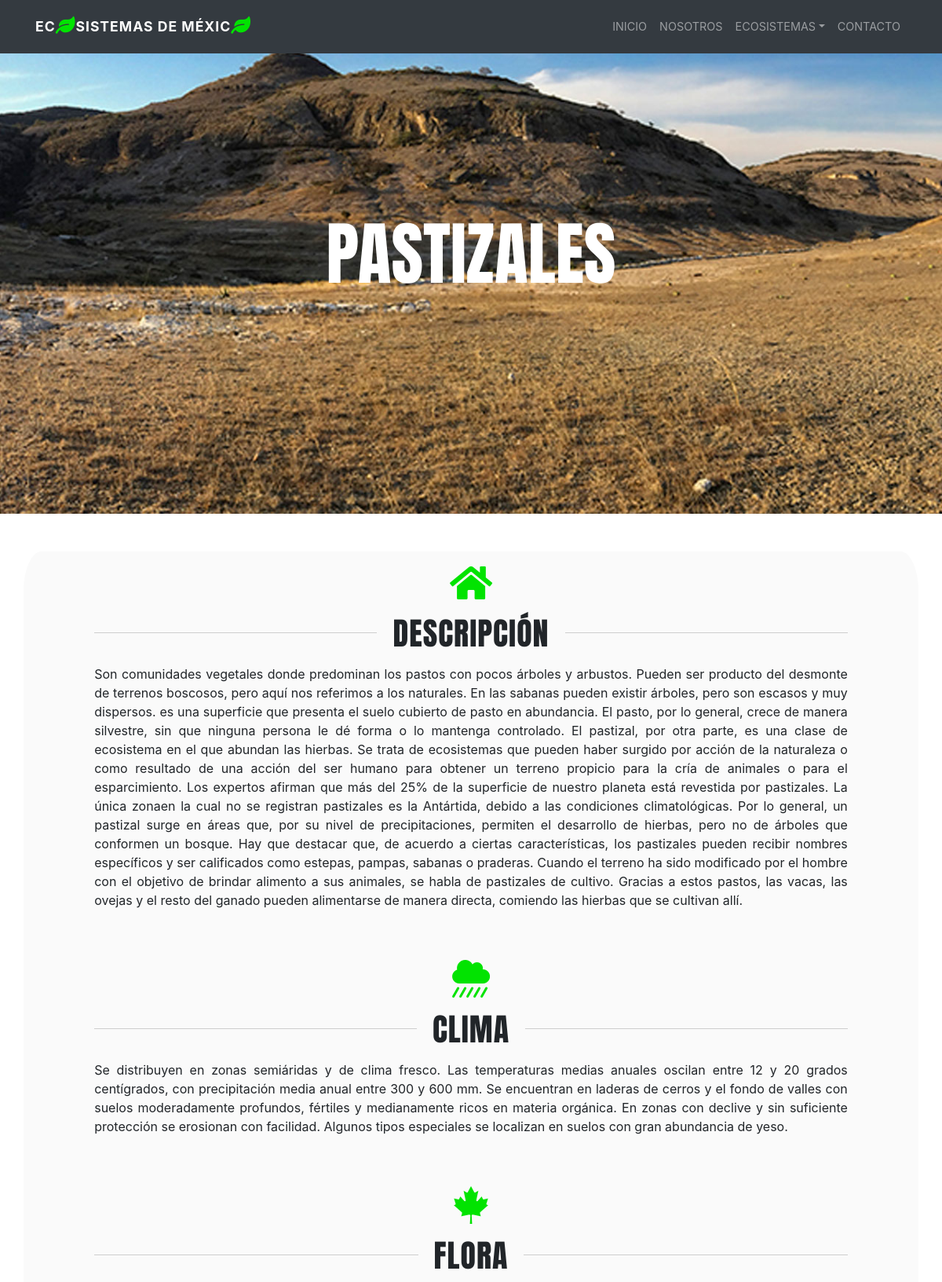
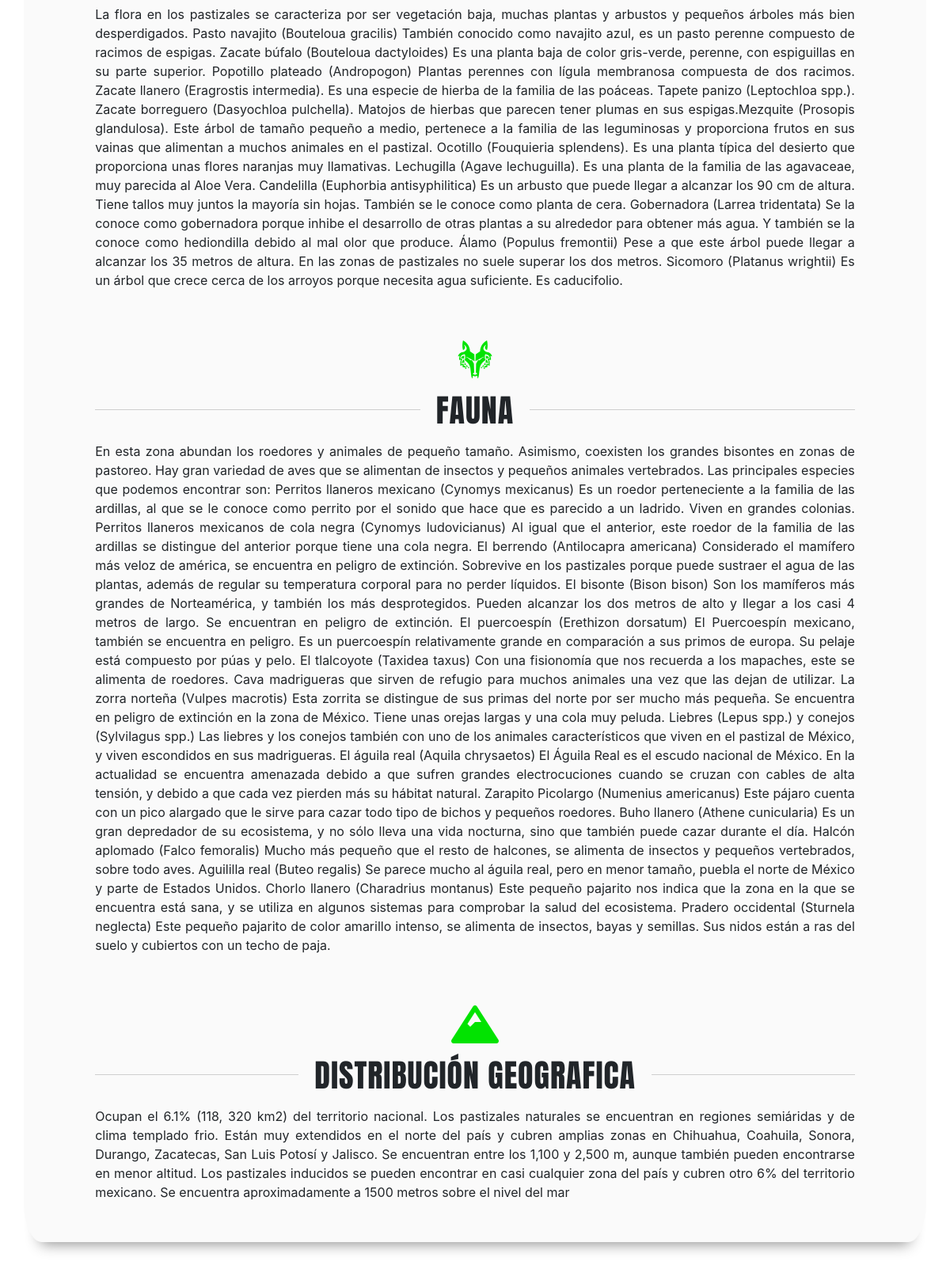
The app's page /pastizales.php (upper part) with its own data (2 pictures, top to bottom).
### tables this page shows
CREATE TABLE `ecosistema` (
  `id` int(11) NOT NULL,
  `nombre` varchar(45) NOT NULL,
  `descripcion` text NOT NULL,
  `clima` text NOT NULL,
  `flora` text NOT NULL,
  `fauna` text NOT NULL,
  `distribucion` text NOT NULL,
  `imagen` varchar(45) NOT NULL
);

### pastizales.php (the view, shortened to what this page needs)
<?php
include 'includes/conexion.php';
?>
<?php
include 'includes/header.php';
?>
<?php
include 'includes/navegacion.php';
?>
<?php
$consulta = "SELECT nombre, descripcion, clima, flora, fauna, distribucion  FROM ecosistema WHERE id='8'";
$resecosistema = mysqli_query($bd,$consulta);
$mostrardatos = mysqli_fetch_array($resecosistema);
 ?>
<div class="pastizales text-center">
  <div class="container">
    <div class="titulo-bgimagen my-5">
      <h1 class="animated wow zoomIn"><?php echo $mostrardatos['nombre'] ?></h1>
    </div>
  </div>
</div>
<div class="container perro">
<div class="my-5 text-center px-5 animated wow bounceInLeft slow" data-wow-delay="200ms">
    <i class="fas fa-home fa-3x pt-3" style="color: #02E301;"></i>
<h2>descripción</h2>
    <p><?php echo $mostrardatos['descripcion'] ?></p>
</div>
<div class="my-5 text-center px-5 animated wow bounceInRight slow" data-wow-delay="400ms">
    <i class="fas fa-cloud-showers-heavy fa-3x pt-3" style="color: #02E301;"></i>
<h2>clima</h2>
    <p><?php echo $mostrardatos['clima'] ?></p>
  </div>
<div class="my-5 text-center px-5  animated wow bounceInLeft slow" data-wow-delay="600ms">
      <i class="fab fa-canadian-maple-leaf fa-3x pt-3" style="color: #02E301;"></i>
<h2>flora</h2>
    <p><?php echo $mostrardatos['flora'] ?></p>
  </div>
<div class="my-5 text-center px-5 animated wow bounceInRight slow" data-wow-delay="800ms">
<i class="fab fa-wolf-pack-battalion fa-3x pt-3" style="color: #02E301;"></i>
<h2>fauna</h2>
    <p><?php echo $mostrardatos['fauna'] ?></p>
  </div>
<div class="my-5 text-center px-5 animated wow bounceInLeft slow" data-wow-delay="1000ms">
    <i class="fas fa-mountain fa-3x pt-3" style="color: #02E301;"></i>
<h2>distribución geografica</h2>
    <p><?php echo $mostrardatos['distribucion'] ?></p>
  </div>
</div>
<div class="container animated wow bounceIn slow" data-wow-delay="900ms">
<h2 class="graficaPastizales">Variación de flora, fauna y Temperatura</h2>
</div>
</body>
</html>

### css/estilos.css (style rules this page uses)
body { background-color: white; }
.titulo-bgimagen { padding: 20% 0; }
.titulo-bgimagen h1 { font-family: 'Anton', sans-serif; font-size: 5.5rem; text-transform: uppercase; text-align: center; color: white; }
.pastizales { background: url(../img/pastizal.jpg) no-repeat center center; background-size: cover; overflow: hidden; width: 100%; }
.perro { background-color: #fafafa; -webkit-box-shadow: 0px 22px 18px -20px rgba(0, 0, 0, 0.46); -moz-box-shadow: 0px 22px 18px -20px rgba(0, 0, 0, 0.46); box-shadow: 0px 22px 18px -20px rgba(0, 0, 0, 0.46); border-radius: 2%; padding-bottom: 0.2rem; }
.perro p { padding: 0 1.7rem; text-align: justify; }
.perro h2 { display: flex; width: 100%; justify-content: center; align-items: center; text-align: center; font-family: 'Anton', sans-serif; text-transform: uppercase; letter-spacing: 1px; font-size: 2.5rem; margin: 1rem 0; padding: 0 1.7rem; }
.perro h2:before, .perro h2:after { content: ''; border-top: 1px solid #cecece; margin: 0 20px 0 0; flex: 1 0 20px; }
.perro h2:after { margin: 0 0 0 20px; }
.graficaPastizales { font-family: 'Anton', sans-serif; font-size: 3rem; text-transform: uppercase; text-align: center; padding-top: 3rem; }

### records on screen
ecosistema: nombre "PASTIZALES", descripcion "Son comunidades vegetales donde predominan los pastos con pocos árboles y arbustos. Pueden ser producto del desmonte de terrenos boscosos, pero aquí nos referimos a los naturales. En las sabanas pueden existir árboles, pero son escasos y muy dispersos. es una superficie que presenta el suelo cubierto de pasto en abundancia. El pasto, por lo general, crece de manera silvestre, sin que ninguna persona le dé forma o lo mantenga controlado. El pastizal, por otra parte, es una clase de ecosistema en el que abundan las hierbas. Se trata de ecosistemas que pueden haber surgido por acción de la naturaleza o como resultado de una acción del ser humano para obtener un terreno propicio para la cría de…", clima "Se distribuyen en zonas semiáridas y de clima fresco. Las temperaturas medias anuales oscilan entre 12 y 20 grados centígrados, con precipitación media anual entre 300 y 600 mm. Se encuentran en laderas de cerros y el fondo de valles con suelos moderadamente profundos, fértiles y medianamente ricos en materia orgánica. En zonas con declive y sin suficiente protección se erosionan con facilidad. Algunos tipos especiales se localizan en suelos con gran abundancia de yeso.", flora "La flora en los pastizales se caracteriza por ser vegetación baja, muchas plantas y arbustos y pequeños árboles más bien desperdigados. Pasto navajito (Bouteloua gracilis) También conocido como navajito azul, es un pasto perenne compuesto de racimos de espigas. Zacate búfalo (Bouteloua dactyloides) Es una planta baja de color gris-verde, perenne, con espiguillas en su parte superior. Popotillo plateado (Andropogon) Plantas perennes con lígula membranosa compuesta de dos racimos. Zacate llanero (Eragrostis intermedia). Es una especie de hierba de la familia de las poáceas. Tapete panizo (Leptochloa spp.). Zacate borreguero (Dasyochloa pulchella). Matojos de hierbas que parecen tener plumas…", fauna "En esta zona abundan los roedores y animales de pequeño tamaño. Asimismo, coexisten los grandes bisontes en zonas de pastoreo. Hay gran variedad de aves que se alimentan de insectos y pequeños animales vertebrados. Las principales especies que podemos encontrar son: Perritos llaneros mexicano (Cynomys mexicanus) Es un roedor perteneciente a la familia de las ardillas, al que se le conoce como perrito por el sonido que hace que es parecido a un ladrido. Viven en grandes colonias. Perritos llaneros mexicanos de cola negra (Cynomys ludovicianus) Al igual que el anterior, este roedor de la familia de las ardillas se distingue del anterior porque tiene una cola negra. El berrendo (Antilocapra…", distribucion "Ocupan el 6.1% (118, 320 km2) del territorio nacional. Los pastizales naturales se encuentran en regiones semiáridas y de clima templado frio. Están muy extendidos en el norte del país y cubren amplias zonas en Chihuahua, Coahuila, Sonora, Durango, Zacatecas, San Luis Potosí y Jalisco. Se encuentran entre los 1,100 y 2,500 m, aunque también pueden encontrarse en menor altitud. Los pastizales inducidos se pueden encontrar en casi cualquier zona del país y cubren otro 6% del territorio mexicano. Se encuentra aproximadamente a 1500 metros sobre el nivel del mar"
